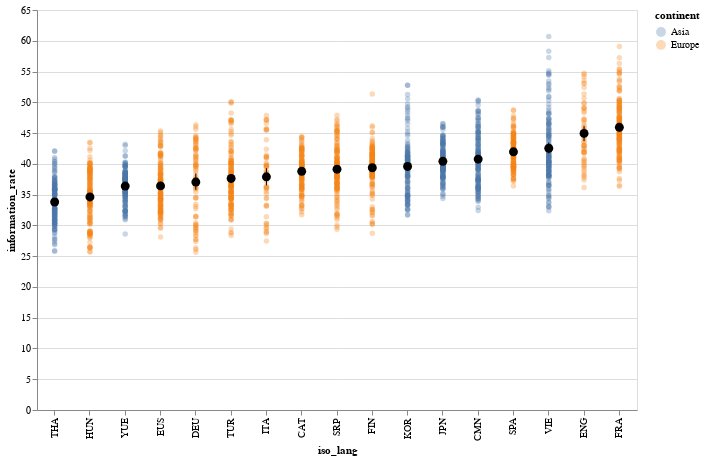

Write notebook code for a chart like this one.
### Markdown cell above
<div class="alert alert-info" style="color:black">

### Question 3
rubric={accuracy:3,viz:2}

<h4>Python</h4>
<ol type="1">
<li>It looks like we do not have a language that is high both in information density and speech rate, which could indicate that human minds are not good at processing auditory information beyond a certain rate limit (read more in the article if you're interested). Let’s directly plot the rate at which information is conveyed for all the languages to see if there are at least small differences between them. Combine the appropriate columns to create a new column, <code>information_rate</code>, which holds the amount of information per second conveyed by each speaker.</li>
<li>Create a plot that has the language ISO codes on one axis and the information rate on the other. Plot a graphical representation of either the distribution of data or every single data point. Color this by the same variable as in the previous two scatter plots. Sort the languages in a suitable order.</li>
<li>Include a mark for the mean and the 95% confidence interval on top of the marks you just created above. Color this in a suitable way so that it stands out from the distribution/individual observations created in the previous point.</li>
</ol>
</div>

### Code cell
# YOUR ANSWER GOES HERE
df2 = pd.read_csv("data/spoken-texts.csv")
df_merged = df2.merge(df1[["iso_lang", "information_density", "continent"]], on="iso_lang", how="left")
df_merged["information_rate"] = (df_merged["syllables"] / df_merged["duration"]) * df_merged["information_density"]

order = df_merged.groupby("iso_lang")["information_rate"].mean().sort_values().index.tolist()
points = alt.Chart(df_merged).mark_circle(opacity=0.3, size=30).encode(
    x=alt.X('iso_lang:N', sort=order, title='iso_lang'),
    y=alt.Y('information_rate:Q', title='information_rate'),
    color='continent:N'
)
means = alt.Chart(df_merged).mark_point(color='black', size=80, filled=True).encode(
    x=alt.X('iso_lang:N', sort=order),
    y='mean(information_rate):Q'
)
error_bars = alt.Chart(df_merged).mark_errorbar(extent='ci', color='black').encode(
    x=alt.X('iso_lang:N', sort=order),
    y='information_rate:Q'
)
plot3 = (points + means + error_bars).properties(
    width=600,
    height=400
)

plot3

### Figure 1 — Vega-Lite specification as saved in the notebook (floating-point values rounded to 4 significant figures; data arrays with more than 128 entries replaced by an {"elided": "..."} marker saying what was removed)
{"config": {"view": {"continuousWidth": 300, "continuousHeight": 300}}, "layer": [{"mark": {"type": "circle", "opacity": 0.3, "size": 30}, "encoding": {"color": {"field": "continent", "type": "nominal"}, "x": {"field": "iso_lang", "sort": ["THA", "HUN", "YUE", "EUS", "DEU", "TUR", "ITA", "CAT", "SRP", "FIN", "KOR", "JPN", "CMN", "SPA", "VIE", "ENG", "FRA"], "title": "iso_lang", "type": "nominal"}, "y": {"field": "information_rate", "title": "information_rate", "type": "quantitative"}}}, {"mark": {"type": "point", "color": "black", "filled": true, "size": 80}, "encoding": {"x": {"field": "iso_lang", "sort": ["THA", "HUN", "YUE", "EUS", "DEU", "TUR", "ITA", "CAT", "SRP", "FIN", "KOR", "JPN", "CMN", "SPA", "VIE", "ENG", "FRA"], "type": "nominal"}, "y": {"aggregate": "mean", "field": "information_rate", "type": "quantitative"}}}, {"mark": {"type": "errorbar", "color": "black", "extent": "ci"}, "encoding": {"x": {"field": "iso_lang", "sort": ["THA", "HUN", "YUE", "EUS", "DEU", "TUR", "ITA", "CAT", "SRP", "FIN", "KOR", "JPN", "CMN", "SPA", "VIE", "ENG", "FRA"], "type": "nominal"}, "y": {"field": "information_rate", "type": "quantitative"}}}], "data": {"name": "data-f20cce0a8edba367166daa80036af4e4"}, "height": 400, "width": 600, "$schema": "https://vega.github.io/schema/vega-lite/v6.1.0.json", "datasets": {"data-f20cce0a8edba367166daa80036af4e4": {"elided": "2288 records"}}}
